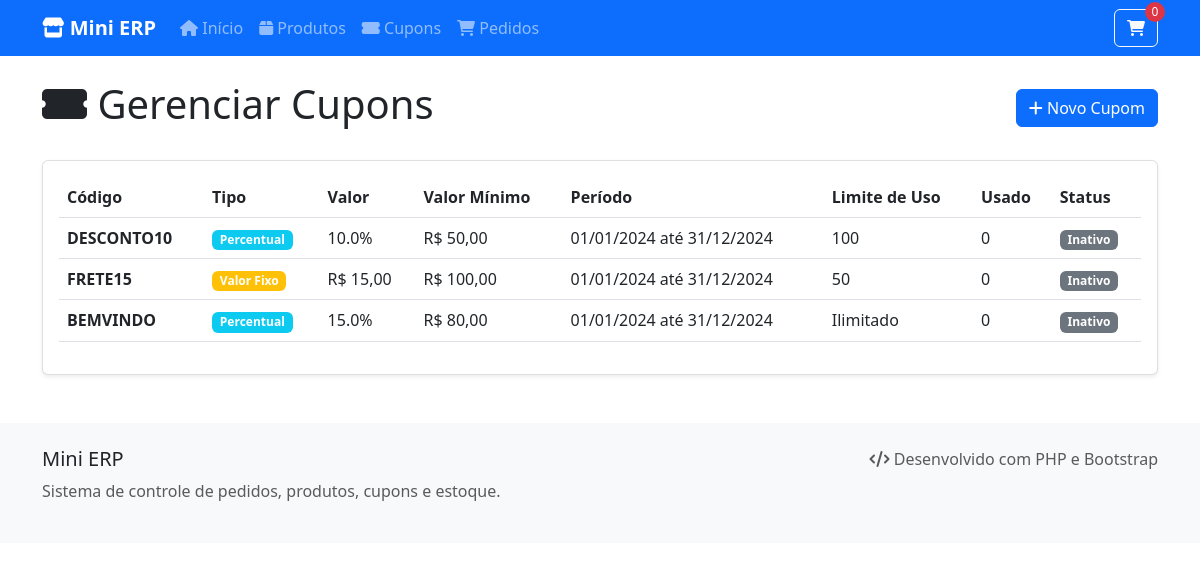
/cupons.php, run on the app's committed database.
### tables this page shows
CREATE TABLE cupons (
    id INT AUTO_INCREMENT PRIMARY KEY,
    codigo VARCHAR(50) UNIQUE NOT NULL,
    tipo ENUM('percentual', 'valor_fixo') NOT NULL,
    valor DECIMAL(10,2) NOT NULL,
    valor_minimo DECIMAL(10,2) DEFAULT 0,
    data_inicio DATE NOT NULL,
    data_fim DATE NOT NULL,
    limite_uso INT DEFAULT NULL,
    usado INT DEFAULT 0,
    ativo BOOLEAN DEFAULT TRUE,
    created_at TIMESTAMP DEFAULT CURRENT_TIMESTAMP
);

### classes/Cupom.php (called while the page is built, shortened)
<?php
class Cupom {
    private $conn;
    private $table_name = "cupons";
    public function __construct($db) {
        $this->conn = $db;
    }
    public function listar() {
        $query = "SELECT * FROM " . $this->table_name . "
                  WHERE ativo = 1
                  ORDER BY created_at DESC";
        $stmt = $this->conn->prepare($query);
        $stmt->execute();
        return $stmt->fetchAll();
    }
}
?>

### cupons.php (the view, shortened to what this page needs)
<?php
require_once 'classes/Cupom.php';
$database = new Database();
$db = $database->getConnection();
$cupom = new Cupom($db);
$cupons = $cupom->listar();
include 'includes/header.php';
?>
<div class="row">
    <div class="col-12">
        <div class="d-flex justify-content-between align-items-center mb-4">
            <h1><i class="fas fa-ticket-alt"></i> Gerenciar Cupons</h1>
            <button class="btn btn-primary" data-bs-toggle="modal" data-bs-target="#modalCupom">
                <i class="fas fa-plus"></i> Novo Cupom
            </button>
        </div>
    </div>
</div>
<?php if (empty($cupons)): ?>
    <div class="alert alert-info">
        <i class="fas fa-info-circle"></i> Nenhum cupom cadastrado ainda.
    </div>
<?php else: ?>
    <div class="card">
        <div class="card-body">
            <div class="table-responsive">
                <table class="table table-hover">
                    <thead>
                        <tr>
                            <th>Código</th>
                            <th>Tipo</th>
                            <th>Valor</th>
                            <th>Valor Mínimo</th>
                            <th>Período</th>
                            <th>Limite de Uso</th>
                            <th>Usado</th>
                            <th>Status</th>
                        </tr>
                    </thead>
                    <tbody>
                        <?php foreach ($cupons as $cup): ?>
                            <tr>
                                <td>
                                    <strong><?php echo htmlspecialchars($cup['codigo']); ?></strong>
                                </td>
                                <td>
                                    <?php if ($cup['tipo'] == 'percentual'): ?>
                                        <span class="badge bg-info">Percentual</span>
                                    <?php else: ?>
                                        <span class="badge bg-warning">Valor Fixo</span>
                                    <?php endif; ?>
                                </td>
                                <td>
                                    <?php if ($cup['tipo'] == 'percentual'): ?>
                                        <?php echo number_format($cup['valor'], 1); ?>%
                                    <?php else: ?>
                                        R$ <?php echo number_format($cup['valor'], 2, ',', '.'); ?>
                                    <?php endif; ?>
                                </td>
                                <td>R$ <?php echo number_format($cup['valor_minimo'], 2, ',', '.'); ?></td>
                                <td>
                                    <?php echo date('d/m/Y', strtotime($cup['data_inicio'])); ?> até
                                    <?php echo date('d/m/Y', strtotime($cup['data_fim'])); ?>
                                </td>
                                <td>
                                    <?php echo $cup['limite_uso'] ? $cup['limite_uso'] : 'Ilimitado'; ?>
                                </td>
                                <td><?php echo $cup['usado']; ?></td>
                                <td>
                                    <?php
                                    $hoje = date('Y-m-d');
                                    $ativo = $cup['ativo'] &&
                                             $cup['data_inicio'] <= $hoje &&
                                             $cup['data_fim'] >= $hoje &&
                                             ($cup['limite_uso'] === null || $cup['usado'] < $cup['limite_uso']);
                                    ?>
                                    <?php if ($ativo): ?>
                                        <span class="badge bg-success">Ativo</span>
                                    <?php else: ?>
                                        <span class="badge bg-secondary">Inativo</span>
                                    <?php endif; ?>
                                </td>
                            </tr>
                        <?php endforeach; ?>
                    </tbody>
                </table>
            </div>
        </div>
    </div>
<?php endif; ?>
<?php include 'includes/footer.php'; ?>

### includes/header.php (style rules this page uses)
.card { box-shadow: 0 0.125rem 0.25rem rgba(0, 0, 0, 0.075); border: 1px solid rgba(0, 0, 0, 0.125); }

### data on the page
cupons: codigo "DESCONTO10", tipo "Percentual", valor "10.0", valor_minimo "50,00", data_inicio "01/01/2024", data_fim "31/12/2024", limite_uso "100", usado "0", ativo "Inativo"
cupons: codigo "FRETE15", tipo "Valor Fixo", valor "15,00", valor_minimo "100,00", data_inicio "01/01/2024", data_fim "31/12/2024", limite_uso "50", usado "0", ativo "Inativo"
cupons: codigo "BEMVINDO", tipo "Percentual", valor "15.0", valor_minimo "80,00", data_inicio "01/01/2024", data_fim "31/12/2024", shows "Ilimitado", usado "0", ativo "Inativo"
